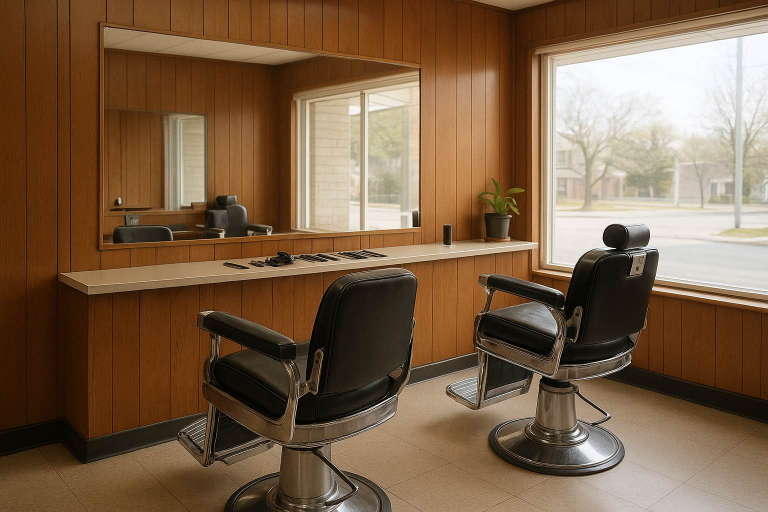
#> input picture test/fixtures/images/barber-hero-1536.jpg, 1536 x 1024 px (shown at 1/2 size)
$ python prepare-images.py --in ../test/fixtures/images/barber-hero-1536.jpg --out-dir out
#> lines starting #> are read from the running program, lines starting #| are printed output that depends on the picture
#!/usr/bin/env python3
"""Site Sourced — prepare one hero image into a responsive variant set.

Build-time tool only. It runs on a workstation, never on a demo bundle and never on
a client's site: what it produces is plain `.jpg` files that sit inside the bundle
like any other file, and nothing in a delivered site needs Python, Pillow or this
script to keep working.

What it does, and why each part exists:

* **Re-encodes to real JPEG.** A `.jpg` that is actually a PNG (which is how the
  first three fixtures shipped — 2.2–3.6 MB each) is a bug on its own: a browser, a
  linter and a CDN all disagree about what the file is. The source's real format is
  reported, and the output is always baseline JPEG.
* **Cuts the tier widths** the design system's `srcset` asks for (600 / 900 / 1200 /
  1600 by default), never upscaling: the largest tier is `min(native width, 1600)`,
  and its file is named with its real width so the name never lies.
* **Fits each tier to a byte budget** by stepping the JPEG quality down a ladder
  (84 → 80 → 76 → 72 → 68). If a tier cannot fit even at the bottom of the ladder
  the script writes **nothing** and exits non-zero, with the numbers printed: an
  over-budget hero is exactly what `bun run demo` refuses to publish (see
  `src/demo/weight.ts`), so it should never reach the repo either.
* **Writes nothing else.** No metadata, no EXIF: the input of this script is either
  a CC0/public-domain photograph or a labelled AI-generated illustration, and the
  output carries no camera, GPS or author tag.

Budgets (from `docs/design-system.md` §8): the hero is ≤ 180 KB at its largest
width, and ≤ 120 KB for the file a 360px phone downloads.

Reproducing: the committed `.jpg` files are the artefact of record. To recreate the
smaller tiers from the master file, point `--in` at the largest committed variant:

    <python> tools/prepare-images.py --in test/fixtures/images/barber-hero-1536.jpg \\
        --out-dir test/fixtures/images

See README.md § "Preparing images" for the one-time venv.
"""

from __future__ import annotations

import argparse
import sys
from pathlib import Path

from PIL import Image

# The tier widths the page's `srcset` is written for.
TIERS = (600, 900, 1200, 1600)

# Byte budget per tier, in KB, straight from docs/design-system.md §8: the hero is
# ≤ 180 KB at its largest width, and ≤ 120 KB for the file a 360px phone downloads.
# Every tier is held to the hero ceiling; the 600 tier — the one a phone actually
# requests — is held to the tighter figure.
TIER_BUDGET_KB = {600: 120}
DEFAULT_BUDGET_KB = 180

# Highest quality first: "high enough that you would show it to a customer" without
# spending bytes a phone does not need. The bottom of the ladder is only reached by a
# tier that is very nearly over budget anyway — it exists so a detailed photograph
# keeps its width rather than being dropped for a few kilobytes.
QUALITY_LADDER = (84, 80, 76, 72, 68, 64, 60)


def encode(image: "Image.Image", quality: int, progressive: bool) -> bytes:
    """One JPEG encode, with no metadata carried over from the source."""
    from io import BytesIO

    buf = BytesIO()
    image.save(
        buf,
        format="JPEG",
        quality=quality,
        optimize=True,
        progressive=progressive,
        # 4:2:0 chroma: the standard for photographs, and cheaper than 4:4:4 at
        # every quality on this ladder.
        subsampling=2,
    )
    return buf.getvalue()


def fit(image: "Image.Image", budget_bytes: int, progressive: bool) -> tuple[bytes, int]:
    """The largest quality on the ladder that fits the budget, or the floor."""
    best = encode(image, QUALITY_LADDER[-1], progressive)
    for quality in QUALITY_LADDER:
        data = encode(image, quality, progressive)
        if len(data) <= budget_bytes:
            return data, quality
        best = data
    return best, QUALITY_LADDER[-1]


def main(argv: list[str]) -> int:
    parser = argparse.ArgumentParser(description=__doc__, formatter_class=argparse.RawDescriptionHelpFormatter)
    parser.add_argument("--in", dest="source", required=True, help="the source image (PNG, JPEG or WebP)")
    parser.add_argument("--out-dir", required=True, help="directory to write the variants into")
    parser.add_argument("--base", help="file-name stem (default: the source's stem, without a tier suffix)")
    parser.add_argument("--tiers", default=",".join(str(t) for t in TIERS), help="comma-separated tier widths")
    parser.add_argument("--max-width", type=int, default=TIERS[-1], help="never emit wider than this")
    parser.add_argument("--baseline", action="store_true", help="write baseline JPEGs instead of progressive")
    args = parser.parse_args(argv)

    src = Path(args.source)
    if not src.is_file():
        print(f"error: no such file: {src}", file=sys.stderr)
        return 2

    tiers = sorted({int(t) for t in args.tiers.split(",") if t.strip()})
    out_dir = Path(args.out_dir)
    base = args.base or src.stem
    # A stem that already ends in a tier number ("barber-hero-1536") should not
    # produce "barber-hero-1536-600.jpg".
    for tier in tiers:
        suffix = f"-{tier}"
        if base.endswith(suffix):
            base = base[: -len(suffix)]

    im = Image.open(src)
#> im is the input picture: PIL image 1536x1024 RGB; mean R, G, B 123.4, 96.5, 70.8
    real_format = im.format or "unknown"
#> real_format = 'JPEG'
    if src.suffix.lower() in (".jpg", ".jpeg") and real_format != "JPEG":
        print(f"note: {src.name} is labelled .jpg but its bytes are {real_format} — re-encoding to real JPEG")
    rgb = im.convert("RGB")
    native = rgb.width
#> native = 1536

    largest = min(native, args.max_width)
#> largest = 1536
    if largest < min(tiers):
        print(f"error: source is only {native}px wide, smaller than the smallest tier", file=sys.stderr)
        return 2
    widths = sorted({w for w in tiers if w < largest} | {largest})
#> widths = [600, 900, 1200, 1536]

    progressive = not args.baseline
    plan: list[tuple[int, bytes, int, int]] = []
    dropped: list[tuple[int, int, int]] = []
    for width in widths:
        resized = rgb if width == native else rgb.resize((width, round(rgb.height * width / native)), Image.LANCZOS)
        budget_kb = TIER_BUDGET_KB.get(width, DEFAULT_BUDGET_KB)
        budget_bytes = budget_kb * 1024
        data, quality = fit(resized, budget_bytes, progressive)
        if len(data) > budget_bytes:
            # The budget is the design system's, so the tier goes rather than the
            # budget: a smaller file at the same aspect ratio still fills the same
            # box, and nothing on the page says how wide the picture behind it is.
            dropped.append((width, len(data), budget_kb))
            continue
        plan.append((width, data, quality, budget_kb))
#> this loop made 4 passes
#> quality on passes 1 to 4: 84, 84, 84, 76
#> pass 1, in main, `resized = rgb if width == native else rgb.resize((width, round(rgb.hei..`:
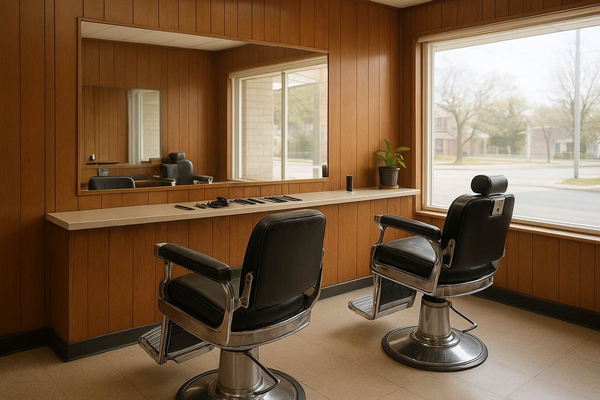
#> resized: PIL image 600x400 RGB; mean R, G, B 123.4, 96.5, 70.8
#> after the loop, dropped = []; plan = 4 items

    print(f"source {src} — {real_format} {im.width}x{im.height}, re-encoded as {'progressive' if progressive else 'baseline'} JPEG")
#| source ../test/fixtures/images/barber-hero-1536.jpg — JPEG 1536x1024, re-encoded as progressive JPEG
    print(f"{'file':<28}{'width':>7}{'height':>8}{'quality':>9}{'bytes':>10}{'budget KB':>11}  fits")
    for width, data, quality, budget_kb in plan:
        height = round(rgb.height * width / native)
        print(f"{base}-{width}.jpg".ljust(28) + f"{width:>7}{height:>8}{quality:>9}{len(data):>10}{budget_kb:>11}  yes")
#> this loop made 4 passes
#> (width, quality, budget_kb, height) on passes 1 to 4: (600, 84, 120, 400), (900, 84, 180, 600), (1200, 84, 180, 800), (1536, 76, 180, 1024)
#| barber-hero-1536-600.jpg        600     400       84     44489        120  yes
#| barber-hero-1536-900.jpg        900     600       84     96065        180  yes
#| barber-hero-1536-1200.jpg      1200     800       84    165031        180  yes
#| barber-hero-1536-1536.jpg      1536    1024       76    179411        180  yes
    for width, size, budget_kb in dropped:
        print(f"{base}-{width}.jpg".ljust(28) + f"{width:>7}{'':>8}{'':>9}{size:>10}{budget_kb:>11}  NO")
#> this loop made 0 passes

    if not plan:
        print(f"\nnothing written: no tier of {src.name} fits its budget even at q{QUALITY_LADDER[-1]}.", file=sys.stderr)
        return 1
    if dropped:
        print(
            "\ndropped "
            + ", ".join(f"{base}-{w}.jpg ({size / 1024:.0f} KB vs {budget} KB at q{QUALITY_LADDER[-1]})" for w, size, budget in dropped)
            + f"\nthe largest tier this image supports is {plan[-1][0]}px; the aspect ratio is unchanged, so the space"
            "\nthe page reserves for the hero is unchanged too."
        )

    out_dir.mkdir(parents=True, exist_ok=True)
    written: list[str] = []
    for width, data, _, _ in plan:
        path = out_dir / f"{base}-{width}.jpg"
        path.write_bytes(data)
        written.append(path.name)
#> this loop made 4 passes
#> width on passes 1 to 4: 600, 900, 1200, 1536
#> after the loop, written = ['barber-hero-1536-600.jpg', 'barber-hero-1536-900.jpg', 'barber-hero-1536-1200.jpg', 'barber-hero-1536-1536.jpg']

    print("\nwrote " + ", ".join(written) + f" in {out_dir}")
#| wrote barber-hero-1536-600.jpg, barber-hero-1536-900.jpg, barber-hero-1536-1200.jpg, barber-hero-1536-1536.jpg in out
    print("\nrecord snippet (the build re-measures every file and refuses a wrong width):")
    print('  "variants": [')
    for width, _, _, _ in plan:
        print(f'    {{ "file": "images/{base}-{width}.jpg", "width": {width} }},')
    print("  ]")
    return 0


if __name__ == "__main__":
    sys.exit(main(sys.argv[1:]))
#> (the program exits here)
